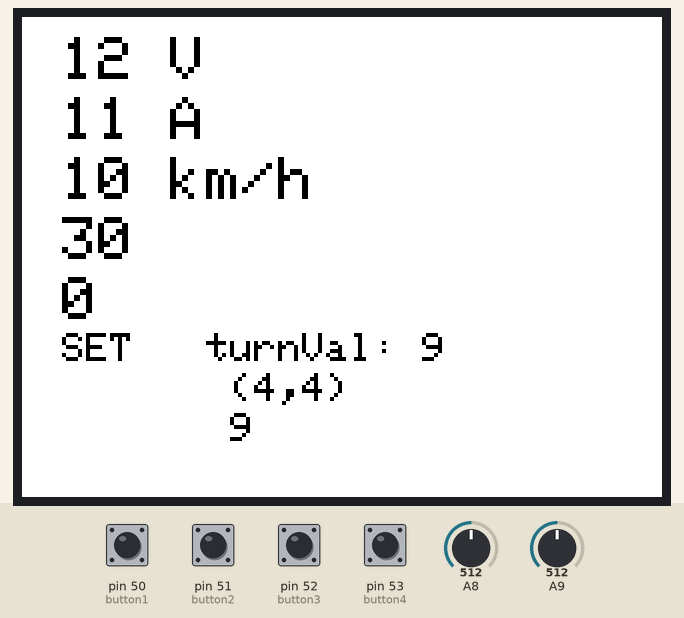
Bench run of a sketch on a simulated Arduino Mega 2560, built with avr-gcc and run on an emulated ATmega2560. On the bench: 320×240 colour display. The test bench sets the inputs (shaded band); at power-on: pin 50 (button1), pin 51 (button2), pin 52 (button3), pin 53 (button4) HIGH, A8 = 512, A9 = 512. What the sketch prints to the serial monitor is not drawn.

Above: at 1.5 s.
1.6 s: A8 set to 716
3.1 s: A9 set to 716
At 3.7 s:
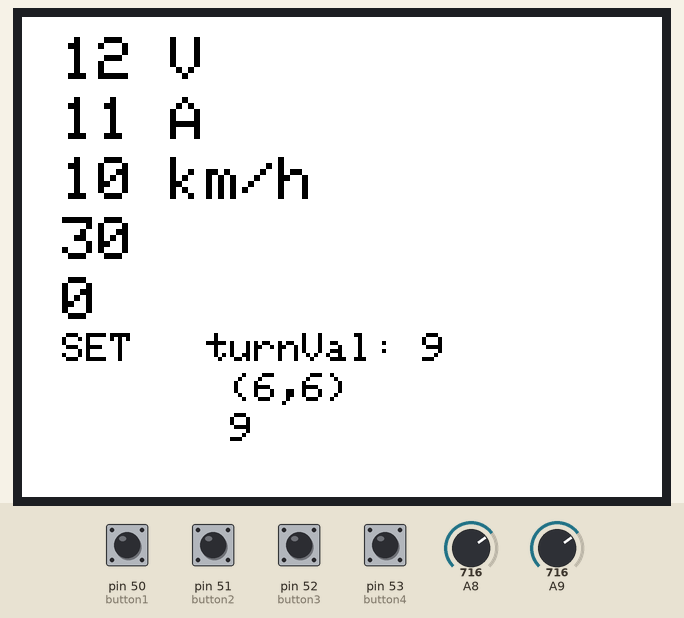
At 10.7 s:
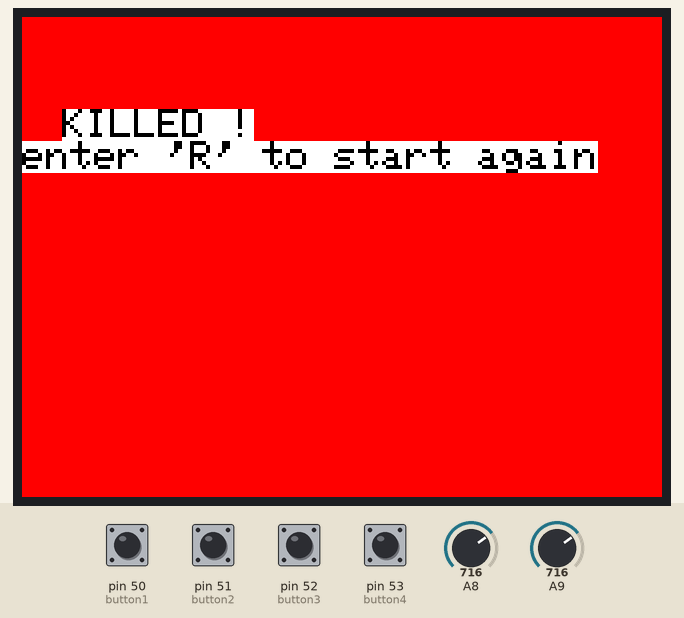
Timing chart, 0 to 12.2 s (numbered marks = the images above; inputs shaded):
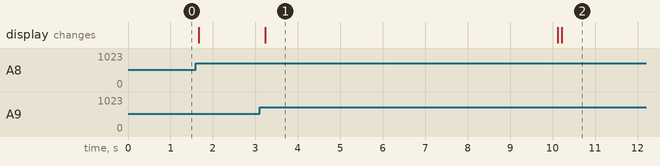

The sketch:

V2_killSwitch_screen_code.ino
```cpp
#include "SPI.h"
#include "tft_screen.h"
#include "button.h"
#include "communication.h"
int volts = 12;
int amps = 11;
int sp = 10;
int temperature = 30;
int turnVal = 9;
int power = 9;
int xMap = 3;
int yMap = 6;
int pos_main = 0;

unsigned long time_now;
unsigned long last_cmd_time = 0;
bool time_update = false;

void setup() {
  // put your setup code here, to run once:
  Serial2.begin(9600);
  Serial.begin(9600);
  Serial1.begin(9600);
  init_button();
  init_screen();
}

void loop() {
  // put your main code here, to run repeatedly:
  //Update control variables from buttons
  //Reading Joystick Value

  time_now = millis();
  time_update = false;
  int sensorValueX = analogRead(A8);
  int sensorValueY = analogRead(A9);
  xMap = map(sensorValueX, 0, 1023, 0, 9);
  yMap = map(sensorValueY, 0, 1023, 0, 9);
  transmit(xMap,yMap,turnVal,power);
  receive(temperature,volts,amps,sp, time_update,last_cmd_time);
  if (time_update == true){
    last_cmd_time = time_now;
  }
  eventListener(turnVal,power);
  render(volts,amps,sp,temperature,turnVal,power,xMap,yMap,pos_main);
  killSwitch(last_cmd_time);


}
void killSwitch(long unsigned int & last_cmd_time){
  if ((unsigned)(millis() - last_cmd_time) > (unsigned) 10000){
      tft.fillScreen(ILI9341_RED);
      tft.setTextSize(2);
      tft.setCursor(20, 46);
      tft.println("KILLED !");
      tft.println("enter 'R' to start again");
      Serial.println("Enter 'R' to restared");
      char restarted ;
      restarted = Serial.read();
      while (restarted != 'R')
      {
        restarted = Serial.read();
        last_cmd_time = time_now;
      }
      last_cmd_time = time_now;
      tft.fillScreen(ILI9341_BLACK);
  }
}
```

button.h
```cpp
#include <ezButton.h>

ezButton button1(50);//turnVal+
ezButton button2(51);//turnVal-
ezButton button3(52);//power+
ezButton button4(53);//power-


void init_button() {
  button1.setDebounceTime(50); // set debounce time to 50 milliseconds
  button2.setDebounceTime(50);
  button3.setDebounceTime(50);
  button4.setDebounceTime(50);

}

void eventListener(int & turnVal,int & power) {
  // need to be called first
  button1.loop();
  button2.loop();
  button3.loop();
  button4.loop();

  if(button1.isPressed())
    Serial.println("increase turnVal");

  if(button2.isPressed())
    Serial.println("decrease turnVal");

  if(button3.isPressed())
    Serial.println("increase power");

  if(button4.isPressed())
    Serial.println("decrease power");
}
```

communication.h
```cpp
String c;
String cmd;
bool check;
int ascii_sum;
char incomingByte;
long long timer1 = 0;
char message [10];
// int A_current;
// int voltage;
// int motor_rpm;
// int speed_now;

bool checkSum(char incomingByte, int siglen, char cmd[]) {
  check = false;
  int cSum=0;
  for (int c=0; c < 15; c++){
    cSum+=cmd[c];
  }
  String numcheck = String(cmd[15]) + String(cmd[16]) + String(cmd[17]) + String(cmd[18]);
  int number = numcheck.toInt();
  //Serial.println(numcheck);
  //Serial.println (cSum);
  if (cSum == number) {
    check = true;
  }
  return check;
}

void transmit(int xMap, int yMap, int tMap, int pMap){

  ascii_sum = 'R' + (xMap + '0')+'U' + (yMap + '0')+'T' + (tMap + '0')+'P' + (pMap + '0');
    String sum_str = "R" + String(xMap) +"U"+ String(yMap)+"T" + String(tMap) +"P"+ String(pMap) + String(ascii_sum) + "/"; //payload + checksum
    strcpy(message,sum_str.c_str());
    Serial1.println((String) "?" + message);
}

void receive(int & temperature, int & voltage, int & current, int & rpm, bool &time_update, unsigned last_cmd_time){
    if (Serial1.available()>0){
    while(incomingByte != '!'){

      incomingByte = Serial1.read();
      if ((unsigned)(millis() - last_cmd_time) > (unsigned) 5000){
            break;
          }
      }
      incomingByte = Serial1.read();
      char cmd[20];
      int siglen = 0;
      while (incomingByte != '$' and siglen < 20) {  //read char by char until we know the end of signal is reached indicated by the identifier '$'
        if (Serial1.available()>0){
           cmd[siglen] = incomingByte;
          siglen++;
          incomingByte = Serial1.read();
        }
        if ((unsigned)(millis() - last_cmd_time) > (unsigned) 5000){
            break;
          }
      }
      if (Serial1.available()>60){
        while (Serial1.available()>0){
          Serial1.read();
          if ((unsigned)(millis() - last_cmd_time) > (unsigned) 5000){
            break;
          }
        }
      }
      //cmd[11] = '\0';
      //Serial.println(cmd);
      check = checkSum(incomingByte, siglen, cmd);
      if (check == true) {

        time_update = true;

        String raw_tem = String(cmd[1]); //used to be speed_now
        temperature = raw_tem.toInt();
        String raw_vol = String(cmd[3])+ String(cmd[4]) + String(cmd[5]);
        voltage = raw_vol.toInt();
        String raw_current = String(cmd[7])+ String(cmd[8]) + String(cmd[9]);
        current = raw_current.toInt();
        String raw_rpm = String(cmd[11])+ String(cmd[12]) + String(cmd[13]);
        rpm = raw_rpm.toInt();

      } else{
        //error msg
      }

     }
}
```

tft_screen.h
```cpp
#include "Adafruit_GFX.h"
#include "Adafruit_ILI9341.h"
#define TFT_DC 9
#define TFT_CS 10
Adafruit_ILI9341 tft = Adafruit_ILI9341(TFT_CS, TFT_DC);
#define libName "Adafruit library"

void init_screen(){
  tft.begin();
  tft.setRotation(1);
  tft.fillScreen(ILI9341_WHITE);
  tft.setTextColor(ILI9341_BLACK, ILI9341_WHITE);
  tft.setTextSize(2);
  tft.setCursor(20, 46);
  tft.println("starting");
  //delay(2500);
  tft.fillScreen(ILI9341_WHITE);
}

void render(int volts, int amps, int sp, int temperature, int turnVal, int power, int xMap, int yMap, int pos_main){
  tft.setTextSize(3);
  tft.setCursor(20, 10);
  tft.print(volts);
  tft.println(" V");
  tft.setTextSize(3);
  tft.setCursor(20, 40);
  tft.print(amps);
  tft.println(" A");
  tft.setTextSize(3);
  tft.setCursor(20, 70);
  tft.print(sp);
  tft.println(" km/h");
  tft.setTextSize(3);
  tft.setCursor(20,100);
  tft.println(temperature);
  tft.setTextSize(3);
  tft.setCursor(20,130);
  tft.println(pos_main);

  tft.setTextSize(2);
  tft.setCursor(20, 158);
  tft.print("SET   ");
  tft.print("turnVal: ");
  tft.println(turnVal);
  tft.setCursor(20,178);
  tft.print("       ");
  tft.print((String)"("+xMap+","+yMap+")");

  tft.setTextSize(2);
  tft.setCursor(20, 198);
  tft.print("       ");
  tft.println(power);

  delay(200);
}
```

Measured:
- what the display in image 1 shows lasts 6.9 s, from 3.2 s to 10.1 s
